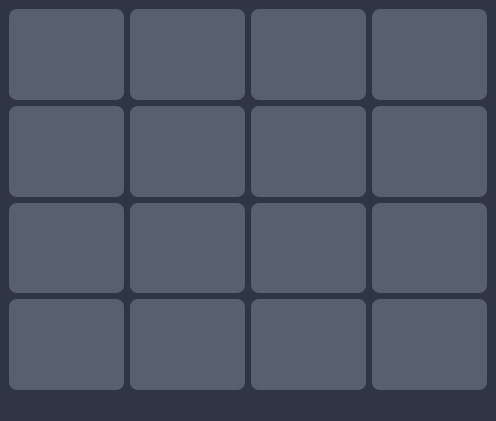
<?xml version="1.0" encoding="UTF-8"?>
<ui version="4.0">
 <class>MainWindow</class>
 <widget class="QMainWindow" name="MainWindow">
  <property name="geometry">
   <rect>
    <x>0</x>
    <y>0</y>
    <width>468</width>
    <height>421</height>
   </rect>
  </property>
  <property name="windowTitle">
   <string>Puzzle 15</string>
  </property>
  <property name="styleSheet">
   <string notr="true">background-color: #2f3542;</string>
  </property>
  <widget class="QWidget" name="centralwidget">
   <layout class="QGridLayout" name="gridLayout">
    <item row="2" column="2">
     <widget class="QPushButton" name="btn_11">
      <property name="sizePolicy">
       <sizepolicy hsizetype="Minimum" vsizetype="Expanding">
        <horstretch>0</horstretch>
        <verstretch>0</verstretch>
       </sizepolicy>
      </property>
      <property name="font">
       <font>
        <pointsize>32</pointsize>
       </font>
      </property>
      <property name="styleSheet">
       <string notr="true">background-color: #57606f;
border-radius: 8px;
color: #ffffff;</string>
      </property>
      <property name="text">
       <string/>
      </property>
     </widget>
    </item>
    <item row="0" column="2">
     <widget class="QPushButton" name="btn_3">
      <property name="sizePolicy">
       <sizepolicy hsizetype="Minimum" vsizetype="Expanding">
        <horstretch>0</horstretch>
        <verstretch>0</verstretch>
       </sizepolicy>
      </property>
      <property name="font">
       <font>
        <pointsize>32</pointsize>
       </font>
      </property>
      <property name="styleSheet">
       <string notr="true">background-color: #57606f;
border-radius: 8px;
color: #ffffff;</string>
      </property>
      <property name="text">
       <string/>
      </property>
     </widget>
    </item>
    <item row="1" column="2">
     <widget class="QPushButton" name="btn_7">
      <property name="sizePolicy">
       <sizepolicy hsizetype="Minimum" vsizetype="Expanding">
        <horstretch>0</horstretch>
        <verstretch>0</verstretch>
       </sizepolicy>
      </property>
      <property name="font">
       <font>
        <pointsize>32</pointsize>
       </font>
      </property>
      <property name="styleSheet">
       <string notr="true">background-color: #57606f;
border-radius: 8px;
color: #ffffff;</string>
      </property>
      <property name="text">
       <string/>
      </property>
     </widget>
    </item>
    <item row="1" column="3">
     <widget class="QPushButton" name="btn_8">
      <property name="sizePolicy">
       <sizepolicy hsizetype="Minimum" vsizetype="Expanding">
        <horstretch>0</horstretch>
        <verstretch>0</verstretch>
       </sizepolicy>
      </property>
      <property name="font">
       <font>
        <pointsize>32</pointsize>
       </font>
      </property>
      <property name="styleSheet">
       <string notr="true">background-color: #57606f;
border-radius: 8px;
color: #ffffff;</string>
      </property>
      <property name="text">
       <string/>
      </property>
     </widget>
    </item>
    <item row="1" column="0">
     <widget class="QPushButton" name="btn_5">
      <property name="sizePolicy">
       <sizepolicy hsizetype="Minimum" vsizetype="Expanding">
        <horstretch>0</horstretch>
        <verstretch>0</verstretch>
       </sizepolicy>
      </property>
      <property name="font">
       <font>
        <pointsize>32</pointsize>
       </font>
      </property>
      <property name="styleSheet">
       <string notr="true">background-color: #57606f;
border-radius: 8px;
color: #ffffff;</string>
      </property>
      <property name="text">
       <string/>
      </property>
     </widget>
    </item>
    <item row="0" column="3">
     <widget class="QPushButton" name="btn_4">
      <property name="sizePolicy">
       <sizepolicy hsizetype="Minimum" vsizetype="Expanding">
        <horstretch>0</horstretch>
        <verstretch>0</verstretch>
       </sizepolicy>
      </property>
      <property name="font">
       <font>
        <pointsize>32</pointsize>
       </font>
      </property>
      <property name="styleSheet">
       <string notr="true">background-color: #57606f;
border-radius: 8px;
color: #ffffff;</string>
      </property>
      <property name="text">
       <string/>
      </property>
     </widget>
    </item>
    <item row="2" column="1">
     <widget class="QPushButton" name="btn_10">
      <property name="sizePolicy">
       <sizepolicy hsizetype="Minimum" vsizetype="Expanding">
        <horstretch>0</horstretch>
        <verstretch>0</verstretch>
       </sizepolicy>
      </property>
      <property name="font">
       <font>
        <pointsize>32</pointsize>
       </font>
      </property>
      <property name="styleSheet">
       <string notr="true">background-color: #57606f;
border-radius: 8px;
color: #ffffff;</string>
      </property>
      <property name="text">
       <string/>
      </property>
     </widget>
    </item>
    <item row="2" column="3">
     <widget class="QPushButton" name="btn_12">
      <property name="sizePolicy">
       <sizepolicy hsizetype="Minimum" vsizetype="Expanding">
        <horstretch>0</horstretch>
        <verstretch>0</verstretch>
       </sizepolicy>
      </property>
      <property name="font">
       <font>
        <pointsize>32</pointsize>
       </font>
      </property>
      <property name="styleSheet">
       <string notr="true">background-color: #57606f;
border-radius: 8px;
color: #ffffff;</string>
      </property>
      <property name="text">
       <string/>
      </property>
     </widget>
    </item>
    <item row="0" column="0">
     <widget class="QPushButton" name="btn_1">
      <property name="sizePolicy">
       <sizepolicy hsizetype="Minimum" vsizetype="Expanding">
        <horstretch>0</horstretch>
        <verstretch>0</verstretch>
       </sizepolicy>
      </property>
      <property name="font">
       <font>
        <pointsize>32</pointsize>
       </font>
      </property>
      <property name="styleSheet">
       <string notr="true">background-color: #57606f;
border-radius: 8px;
color: #ffffff;</string>
      </property>
      <property name="text">
       <string/>
      </property>
     </widget>
    </item>
    <item row="0" column="1">
     <widget class="QPushButton" name="btn_2">
      <property name="sizePolicy">
       <sizepolicy hsizetype="Minimum" vsizetype="Expanding">
        <horstretch>0</horstretch>
        <verstretch>0</verstretch>
       </sizepolicy>
      </property>
      <property name="font">
       <font>
        <pointsize>32</pointsize>
       </font>
      </property>
      <property name="styleSheet">
       <string notr="true">background-color: #57606f;
border-radius: 8px;
color: #ffffff;</string>
      </property>
      <property name="text">
       <string/>
      </property>
     </widget>
    </item>
    <item row="2" column="0">
     <widget class="QPushButton" name="btn_9">
      <property name="sizePolicy">
       <sizepolicy hsizetype="Minimum" vsizetype="Expanding">
        <horstretch>0</horstretch>
        <verstretch>0</verstretch>
       </sizepolicy>
      </property>
      <property name="font">
       <font>
        <pointsize>32</pointsize>
       </font>
      </property>
      <property name="styleSheet">
       <string notr="true">background-color: #57606f;
border-radius: 8px;
color: #ffffff;</string>
      </property>
      <property name="text">
       <string/>
      </property>
     </widget>
    </item>
    <item row="1" column="1">
     <widget class="QPushButton" name="btn_6">
      <property name="sizePolicy">
       <sizepolicy hsizetype="Minimum" vsizetype="Expanding">
        <horstretch>0</horstretch>
        <verstretch>0</verstretch>
       </sizepolicy>
      </property>
      <property name="font">
       <font>
        <pointsize>32</pointsize>
       </font>
      </property>
      <property name="styleSheet">
       <string notr="true">background-color: #57606f;
border-radius: 8px;
color: #ffffff;</string>
      </property>
      <property name="text">
       <string/>
      </property>
     </widget>
    </item>
    <item row="3" column="0">
     <widget class="QPushButton" name="btn_13">
      <property name="sizePolicy">
       <sizepolicy hsizetype="Minimum" vsizetype="Expanding">
        <horstretch>0</horstretch>
        <verstretch>0</verstretch>
       </sizepolicy>
      </property>
      <property name="font">
       <font>
        <pointsize>32</pointsize>
       </font>
      </property>
      <property name="styleSheet">
       <string notr="true">background-color: #57606f;
border-radius: 8px;
color: #ffffff;</string>
      </property>
      <property name="text">
       <string/>
      </property>
     </widget>
    </item>
    <item row="3" column="1">
     <widget class="QPushButton" name="btn_14">
      <property name="sizePolicy">
       <sizepolicy hsizetype="Minimum" vsizetype="Expanding">
        <horstretch>0</horstretch>
        <verstretch>0</verstretch>
       </sizepolicy>
      </property>
      <property name="font">
       <font>
        <pointsize>32</pointsize>
       </font>
      </property>
      <property name="styleSheet">
       <string notr="true">background-color: #57606f;
border-radius: 8px;
color: #ffffff;</string>
      </property>
      <property name="text">
       <string/>
      </property>
     </widget>
    </item>
    <item row="3" column="2">
     <widget class="QPushButton" name="btn_15">
      <property name="sizePolicy">
       <sizepolicy hsizetype="Minimum" vsizetype="Expanding">
        <horstretch>0</horstretch>
        <verstretch>0</verstretch>
       </sizepolicy>
      </property>
      <property name="font">
       <font>
        <pointsize>32</pointsize>
       </font>
      </property>
      <property name="styleSheet">
       <string notr="true">background-color: #57606f;
border-radius: 8px;
color: #ffffff;</string>
      </property>
      <property name="text">
       <string/>
      </property>
     </widget>
    </item>
    <item row="3" column="3">
     <widget class="QPushButton" name="btn_16">
      <property name="sizePolicy">
       <sizepolicy hsizetype="Minimum" vsizetype="Expanding">
        <horstretch>0</horstretch>
        <verstretch>0</verstretch>
       </sizepolicy>
      </property>
      <property name="font">
       <font>
        <pointsize>32</pointsize>
       </font>
      </property>
      <property name="styleSheet">
       <string notr="true">background-color: #57606f;
border-radius: 8px;
color: #ffffff;</string>
      </property>
      <property name="text">
       <string/>
      </property>
     </widget>
    </item>
   </layout>
  </widget>
  <widget class="QMenuBar" name="menubar">
   <property name="geometry">
    <rect>
     <x>0</x>
     <y>0</y>
     <width>468</width>
     <height>22</height>
    </rect>
   </property>
  </widget>
  <widget class="QStatusBar" name="statusbar"/>
 </widget>
 <resources/>
 <connections/>
</ui>
